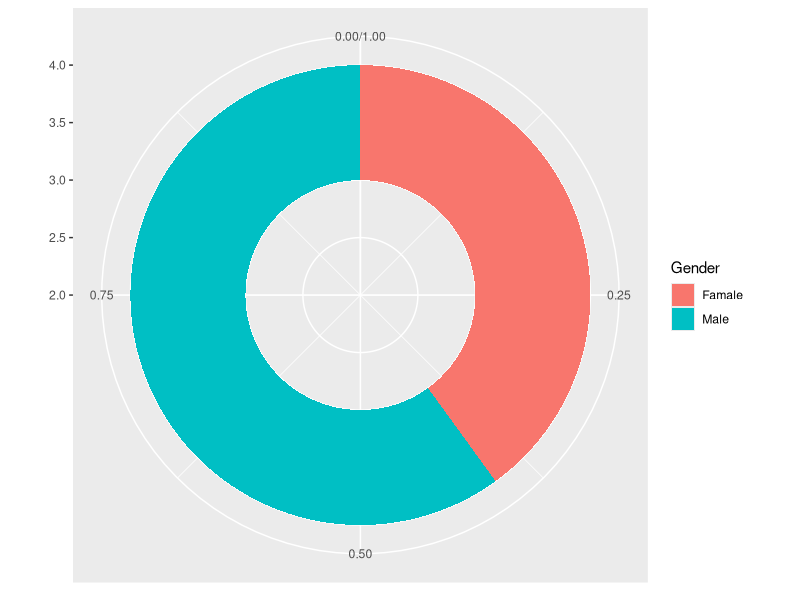
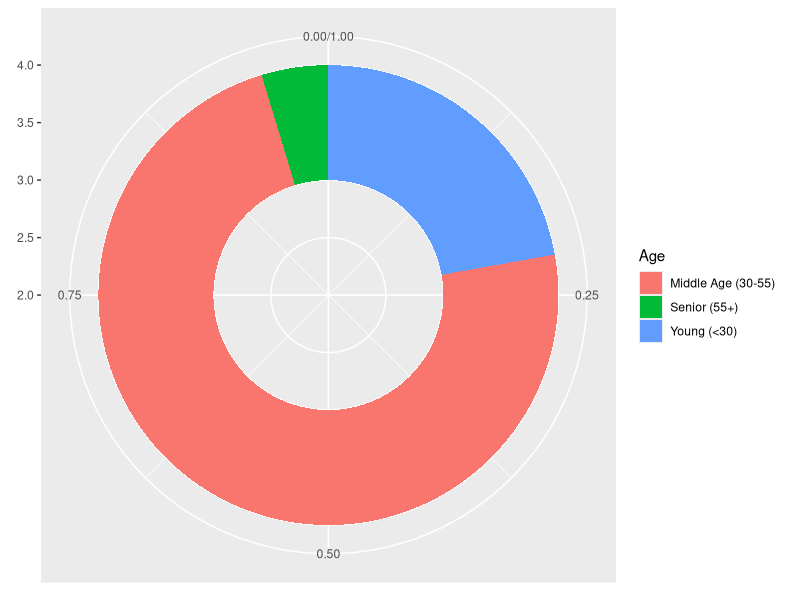
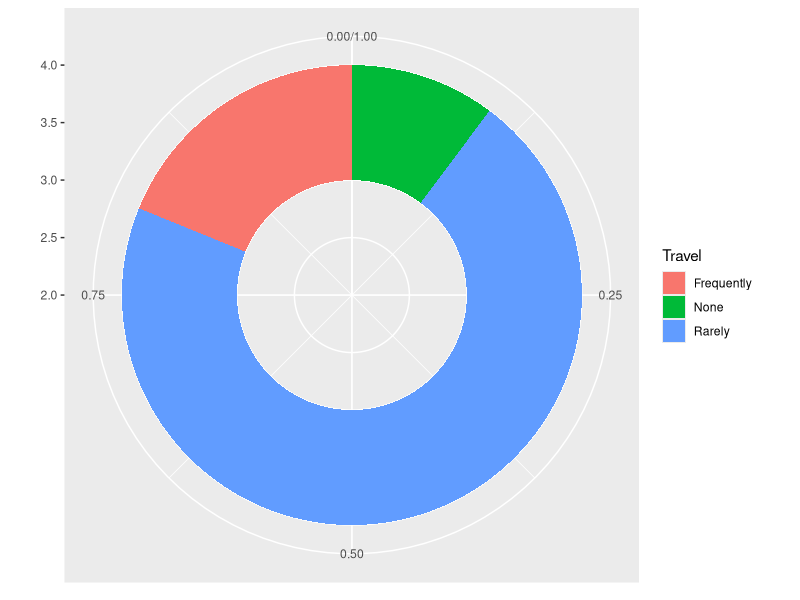
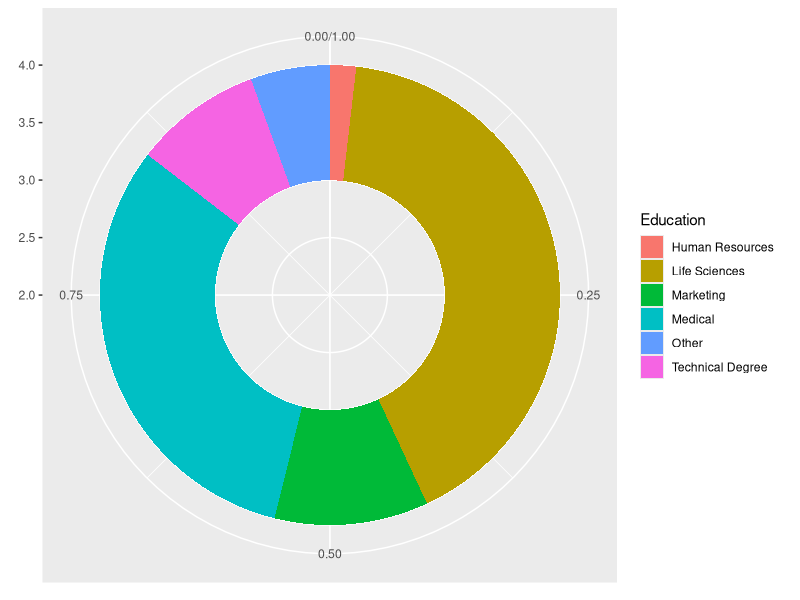
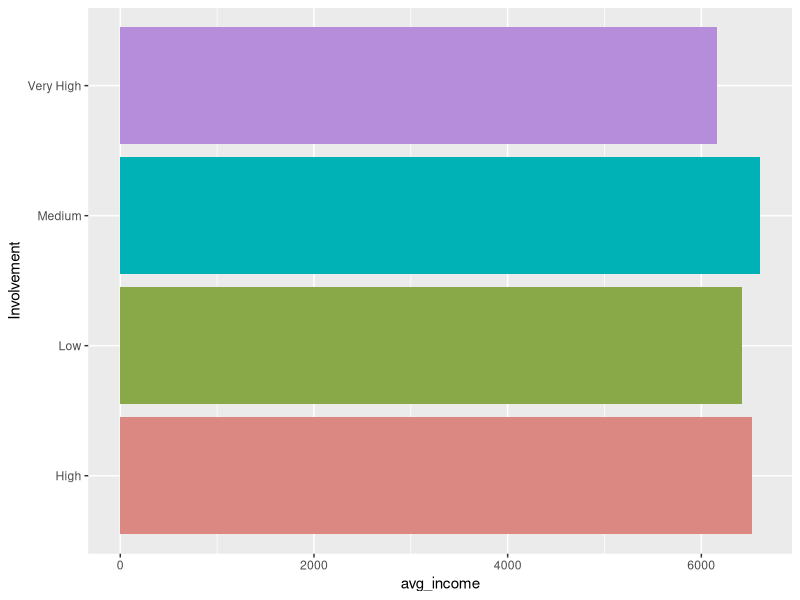
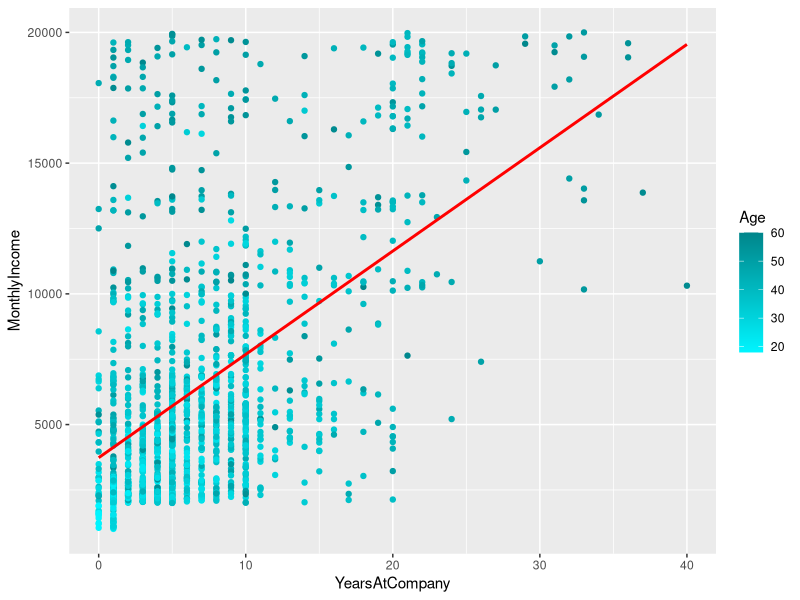
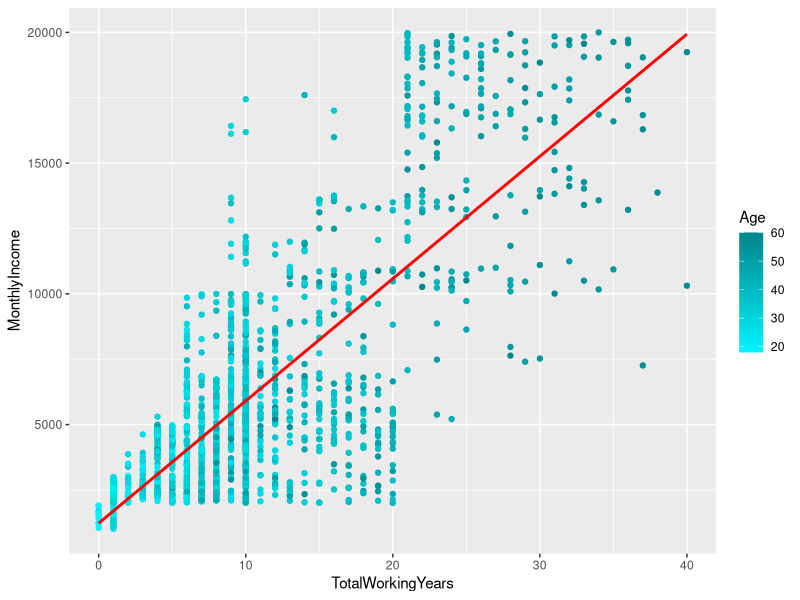
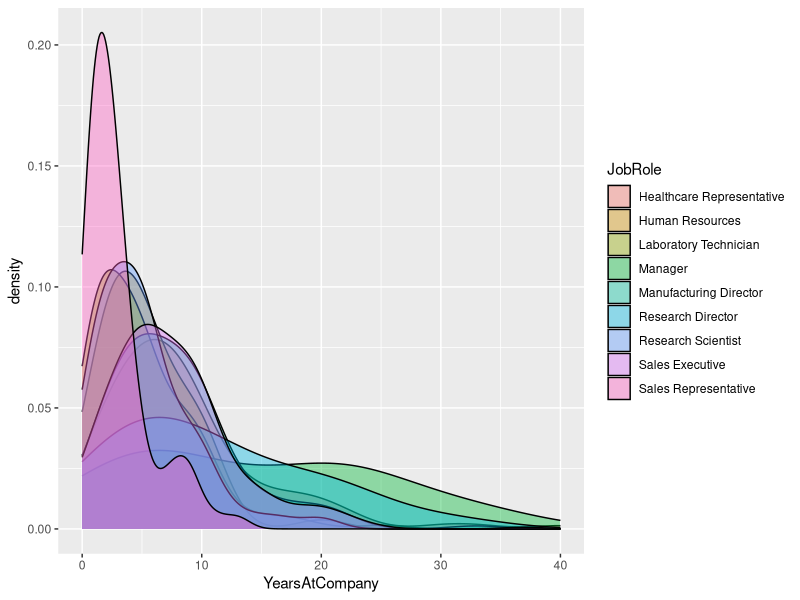

These figures' R source, in order:
## ---- chunk 1
knitr::opts_chunk$set(echo  =  TRUE,
                      warning = FALSE, 
                      message = FALSE)
## ---- chunk 2
library(tidyverse)
library(knitr)
library(broom)
library(ggplot2)
library(dplyr)
library(tidyr)

library(ggridges)
library(forcats)

IBM <- read_csv("data.csv")
## ---- chunk 3
# Gender Distribution
G_init <- IBM %>%
  count(Gender)
#G_init

G <- data.frame(
  Gender=c("Famale", "Male"),
  count=c(588, 882)
)
 
G$fraction = G$count / sum(G$count)
G$ymax = cumsum(G$fraction)
G$ymin = c(0, head(G$ymax, n=-1))
 
ggplot(G, aes(ymax=ymax, ymin=ymin, xmax=4, xmin=3, fill=Gender)) +
     geom_rect() +
     coord_polar(theta="y") +
     xlim(c(2, 4))

# Age Distribution
A_init <- IBM %>%
  mutate(age = case_when(
    Age < 30 ~ "Young (<30)",
    Age >= 30 & Age < 55 ~ "Middle Age (30-55)",
    Age >= 55 & Age < 65 ~ "Senior (55+)",
  ))%>%
  count(age)
#A_init

A <- data.frame(
  Age=c("Young (<30)", "Middle Age (30-55)", "Senior (55+)"),
  count=c(326, 1075, 69)
)

A$fraction = A$count / sum(A$count)
A$ymax = cumsum(A$fraction)
A$ymin = c(0, head(A$ymax, n=-1))
 
ggplot(A, aes(ymax=ymax, ymin=ymin, xmax=4, xmin=3, fill=Age)) +
     geom_rect() +
     coord_polar(theta="y") +
     xlim(c(2, 4))

# Travel Distribution
T_init <- IBM %>%
  count(BusinessTravel)
#T_init

Tr <- data.frame(
  Travel=c("None", "Rarely", "Frequently"),
  count=c(150, 1043, 277)
)

Tr$fraction = Tr$count / sum(Tr$count)
Tr$ymax = cumsum(Tr$fraction)
Tr$ymin = c(0, head(Tr$ymax, n=-1))
 
ggplot(Tr, aes(ymax=ymax, ymin=ymin, xmax=4, xmin=3, fill=Travel)) +
     geom_rect() +
     coord_polar(theta="y") +
     xlim(c(2, 4))

# Education Field
Ed_init <- IBM %>%
  count(EducationField)
#Ed_init

Ed <- data.frame(
  Education=c("Human Resources", "Life Sciences", "Marketing", "Medical", "Technical Degree", "Other"),
  count=c(27, 606, 159, 464, 132, 82)
)

Ed$fraction = Ed$count / sum(Ed$count)
Ed$ymax = cumsum(Ed$fraction)
Ed$ymin = c(0, head(Ed$ymax, n=-1))
 
ggplot(Ed, aes(ymax=ymax, ymin=ymin, xmax=4, xmin=3, fill=Education)) +
  geom_rect() +
  coord_polar(theta="y") +
  xlim(c(2, 4))
## ---- chunk 4
involvement <- IBM %>%
  select(JobInvolvement, MonthlyIncome) %>%
  mutate(Involvement = case_when(
    JobInvolvement == 1 ~ "Low",
    JobInvolvement == 2 ~ "Medium",
    JobInvolvement == 3 ~ "High",
    JobInvolvement == 4 ~ "Very High",
  )) %>%
  group_by(Involvement) %>% 
  summarize(avg_income = mean(MonthlyIncome))

ggplot(involvement, aes(x = Involvement, y = avg_income, fill = Involvement)) + 
  geom_bar(stat = "identity") +
  scale_fill_hue(c = 60) +
  theme(legend.position="none") +
  coord_flip()
## ---- chunk 5
ggplot(IBM, aes(x = YearsAtCompany, y = MonthlyIncome, color = Age)) + 
  geom_point() +
  geom_smooth(method=lm , color="red", fill="#69b3a2", se=FALSE) +
  scale_color_gradient(low="turquoise1", high="turquoise4")

ggplot(IBM, aes(x = TotalWorkingYears, y = MonthlyIncome, color = Age)) + 
  geom_point() +
  geom_smooth(method=lm , color="red", fill="#69b3a2", se=FALSE) +
  scale_color_gradient(low="turquoise1", high="turquoise4")
## ---- chunk 6
yearsVedu <- IBM %>%
  mutate(College = case_when(
    Education == 1 ~ "Below College",
    Education == 2 ~ "College",
    Education == 3 ~ "Bachelor",
    Education == 4 ~ "Master",
    Education == 5 ~ "Doctor"
  ), !is.na(Education)) %>%
  select(College, YearsAtCompany)

ggplot(data=IBM, aes(x=YearsAtCompany, group=JobRole, fill=JobRole)) +
  geom_density(adjust=1.5, alpha=.4)
## ---- chunk 7
churn <- IBM %>%
  group_by(JobRole) %>% 
  summarize(AverageWorkYear = mean(YearsAtCompany))

ggplot(churn, aes(x = JobRole, y = AverageWorkYear, fill = JobRole)) + 
  geom_bar(stat = "identity") +
  scale_fill_hue(c = 40) +
  theme(legend.position="none") +
  coord_flip()

Sales <- IBM %>%
  filter(JobRole == "Sales Representative")

churn_model <- lm(YearsAtCompany ~ as.factor(BusinessTravel) + DistanceFromHome + as.factor(EnvironmentSatisfaction) + as.factor(JobSatisfaction) + YearsSinceLastPromotion + MonthlyIncome, data = IBM)

model_sales <- lm(YearsAtCompany ~ as.factor(BusinessTravel) + DistanceFromHome + as.factor(EnvironmentSatisfaction) + as.factor(JobSatisfaction) + YearsSinceLastPromotion + MonthlyIncome, data = Sales)

tidy(churn_model)
tidy(model_sales)

ggplot(Sales, aes(x = YearsSinceLastPromotion, y = YearsAtCompany)) + 
  geom_point()

ggplot(Sales, aes(x = MonthlyIncome, y = YearsAtCompany)) + 
  geom_point()
## ---- chunk 8
B <- IBM %>%
  select(WorkLifeBalance, YearsAtCompany, Gender, JobRole) %>%
  mutate(Balance = case_when(
    WorkLifeBalance == 1 ~ "Bad",
    WorkLifeBalance == 2 ~ "Good",
    WorkLifeBalance == 3 ~ "Better",
    WorkLifeBalance == 4 ~ "Best",
  )) %>%
  count(Balance, Gender)
B

ggplot(B, aes(x = Balance, y = n, fill = Gender)) + 
  geom_bar(stat = "identity") +
  scale_fill_hue(c = 60) +
  theme(legend.position="none") +
  coord_flip()

B1 <- IBM %>%
  select(WorkLifeBalance, YearsAtCompany, Gender, JobRole) %>%
  group_by(JobRole) %>% 
  summarize(avg_balance = mean(WorkLifeBalance))

ggplot(B1, aes(x = JobRole, y = avg_balance, fill = JobRole)) + 
  geom_bar(stat = "identity") +
  scale_fill_hue(c = 60) +
  theme(legend.position="none") +
  coord_flip()
## ---- chunk 9
satisfaction <- IBM %>%
  select(JobRole, JobSatisfaction) %>%
  arrange(JobSatisfaction) %>%
  mutate(Satisfaction = case_when(
    JobSatisfaction == 1 ~ "Low",
    JobSatisfaction == 2 ~ "Medium",
    JobSatisfaction == 3 ~ "High",
    JobSatisfaction == 4 ~ "Very High"
  ))
satisfaction

# satisfaction across roles
ggplot(satisfaction, aes(x = JobRole, fill = Satisfaction)) +
  geom_bar(position="fill", stat="count") +
  scale_fill_hue(c = 60) +
  coord_flip()

model_satisfaction <- lm(JobSatisfaction ~ as.factor(BusinessTravel) + DistanceFromHome  + YearsSinceLastPromotion + MonthlyIncome, data = IBM)
tidy(model_satisfaction)
## ---- chunk 10
role <- IBM %>%
  select(JobRole, Gender)

salary <- IBM %>%
  select(Gender, MonthlyIncome) %>%
  group_by(Gender) %>%
  summarize(avg_salary = mean(MonthlyIncome))

ggplot(role, aes(x = JobRole, fill = Gender)) +
  geom_bar(position="stack", stat="count") +
  scale_fill_hue(c = 60) +
  coord_flip()

ggplot(data=IBM, aes(x=YearsAtCompany, group=Gender, fill=Gender)) +
  geom_density(adjust=1.5, alpha=.4)

# Age
X <- IBM %>%
  select(WorkLifeBalance, Age) %>%
  mutate(Balance = case_when(
    WorkLifeBalance == 1 ~ "Bad",
    WorkLifeBalance == 2 ~ "Good",
    WorkLifeBalance == 3 ~ "Better",
    WorkLifeBalance == 4 ~ "Best",
  )) %>%
  mutate(AgeFactored = case_when(
    Age < 30 ~ "Young (<30)",
    Age >= 30 & Age < 55 ~ "Middle Age (30-55)",
    Age >= 55 & Age < 65 ~ "Senior (55+)",
  )) %>%
  count(Balance, AgeFactored)
X

ggplot(X, aes(x = Balance, y = n, fill = AgeFactored)) + 
  geom_bar(stat = "identity") +
  scale_fill_hue(c = 60) +
  theme(legend.position="none") +
  coord_flip()

ggplot(X, aes(fill = AgeFactored, y = n, x = Balance)) + 
    geom_bar(position="fill", stat="identity")
